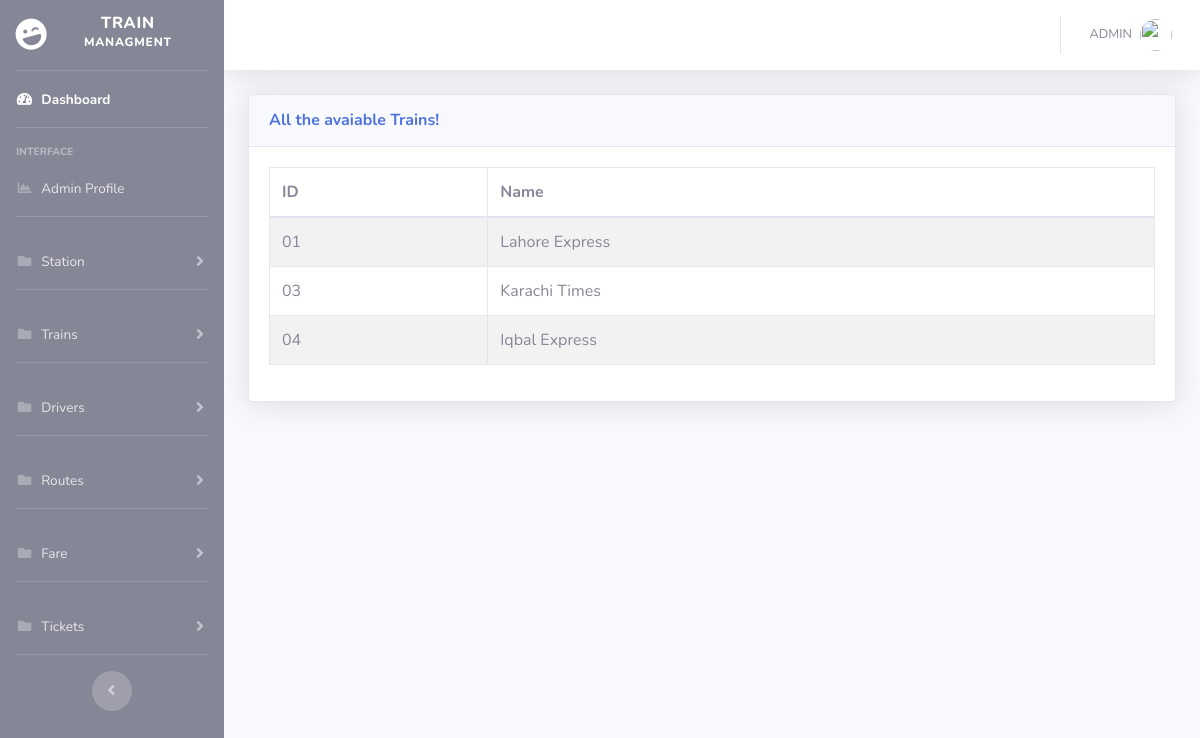
Page /viewTrain.php (signed in) on the committed database.
### tables this page shows
CREATE TABLE `train` (
  `trainId` varchar(10) NOT NULL,
  `trainName` varchar(20) NOT NULL
);

### viewTrain.php (the view, shortened to what this page needs)
<?php
include('includes/header.php');
include('includes/navbar.php');
?>
<div class="container-fluid">
    <div class="card shadow mb-4">
        <div class="card-header py-3">
            <h6 class="m-0 font-weight-bold text-primary">All the avaiable Trains!
            </h6>
        </div>
        <div class="card-body">
            <div class="table-responsive">
                <?php
                $servername = "localhost";
                $username = "root";
                $password = "";
                $dbname = "finalproject";
                try {
                    $conn = new PDO("mysql:host=$servername;dbname=$dbname", $username, $password);
                    $conn->setAttribute(PDO::ATTR_ERRMODE, PDO::ERRMODE_EXCEPTION);
                    $conn->setAttribute(PDO::ATTR_ERRMODE, PDO::ERRMODE_EXCEPTION);
                    $stmt = $conn->prepare("SELECT * FROM `train`");
                    $stmt->execute();
                } catch (PDOException $e) {
                    echo "Error: " . $e->getMessage();
                }
                ?>
                <table class="table table-bordered table-striped" id="dataTable" width="100%" cellspacing="0">
                    <thead>
                        <tr>
                            <th> ID </th>
                            <th> Name </th>
                        </tr>
                    </thead>
                    <tbody>
                        <?php
                        foreach ($stmt->fetchAll() as $k => $row) {
                        ?>
                            <tr>
                                <td><?php echo $row['trainId']; ?></td>
                                <td><?php echo $row['trainName']; ?></td>
                            </tr>
                        <?php
                        }
                        ?>
                    </tbody>
                </table>
            </div>
        </div>
    </div>
</div>

### rows in the picture
train: trainId "01", trainName "Lahore Express"
train: trainId "03", trainName "Karachi Times"
train: trainId "04", trainName "Iqbal Express"
